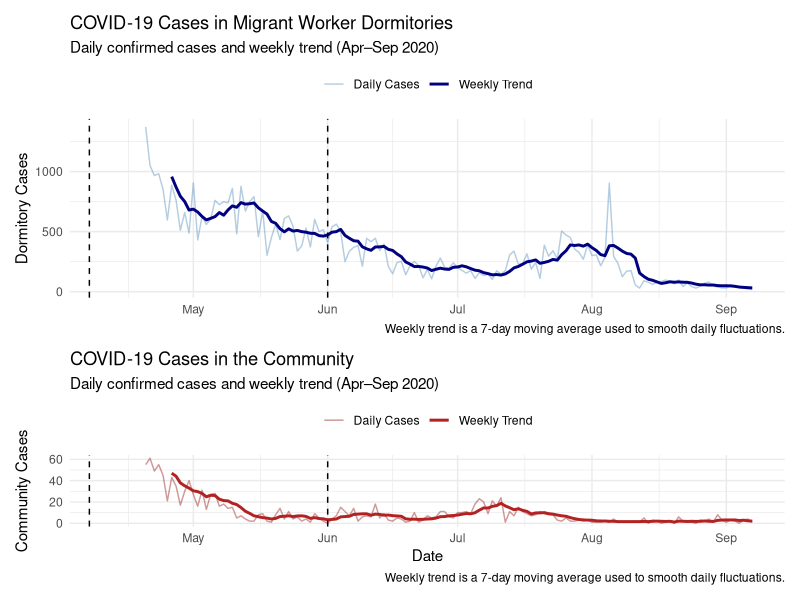
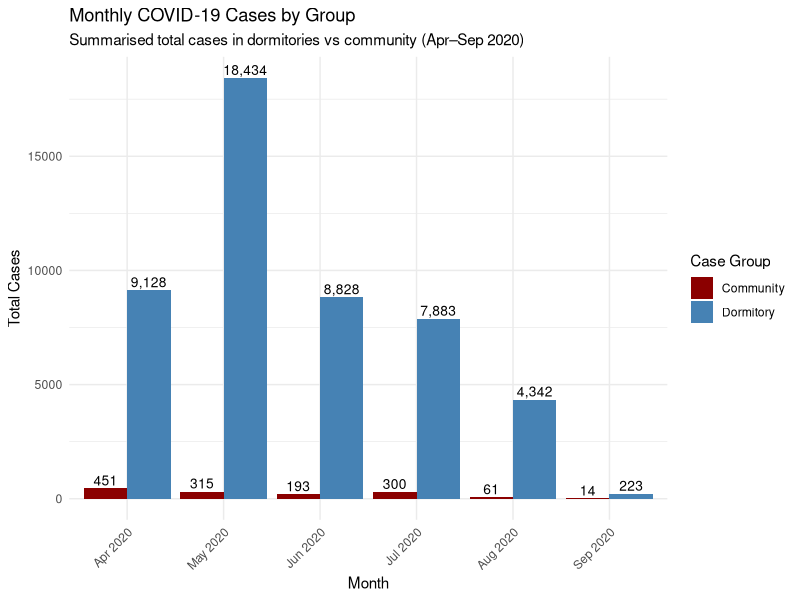
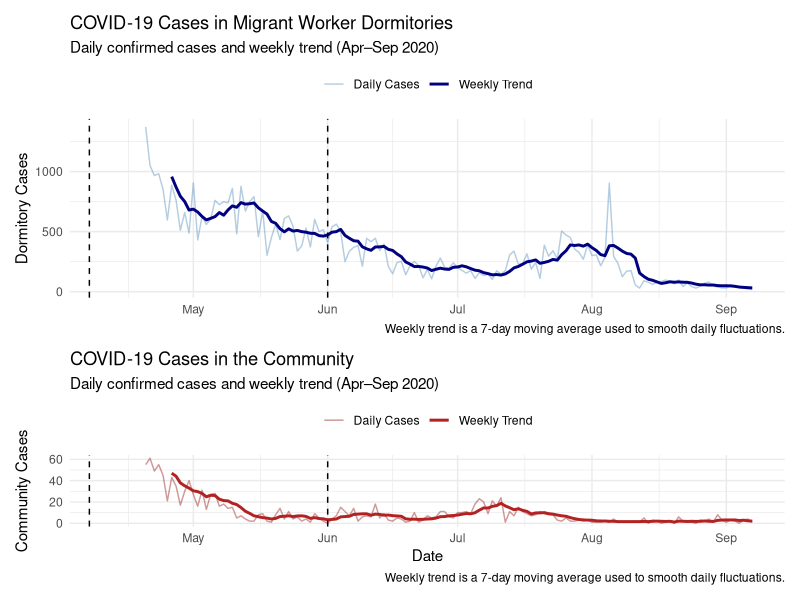
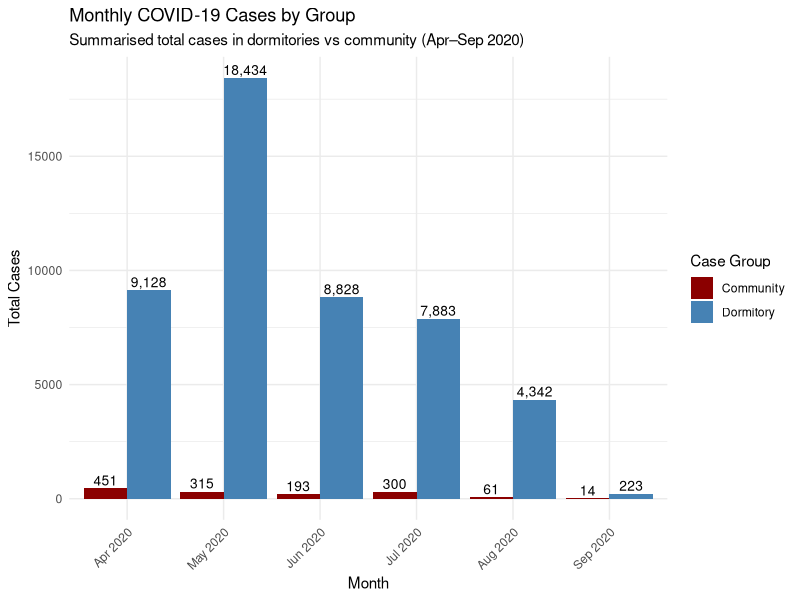

Write the R code that produced these figures, in order.
## ---- chunk 1
# Load necessary libraries
library(tidyverse)
library(lubridate)
## ---- chunk 2
# Load the dataset
covid_data <- read_csv("covid19_sg.csv")
covid_data

# Count total number of NA values before cleaning
total_na_before <- sum(is.na(covid_data))
print(paste("Total NA values before cleaning:", as.numeric(total_na_before)))

## ---- chunk 3

# Clean dataset: replace NA in numeric columns with 0
covid_data <- covid_data %>%
  mutate(
    'Perc population completed at least one dose' = as.numeric(`Perc population completed at least one dose`),
    'Perc population completed vaccination' = as.numeric(`Perc population completed vaccination`),
    'Perc population taken booster shots' = as.numeric(`Perc population taken booster shots`),
  )

# Clean dataset: replace NA in numeric columns with 0
covid_clean <- covid_data %>%
  mutate(across(where(is.numeric), ~replace_na(., 0)))

# Count total number of 0s in numeric columns after cleaning
total_zeros_after <- covid_clean %>%
  select(where(is.numeric)) %>%
  summarise_all(~sum(. == 0)) %>%
  unlist() %>%
  sum()

print(paste("Total 0 values after cleaning:", as.numeric(total_zeros_after)))

## ---- chunk 4


library(patchwork)
library(zoo)

# Filter data for focus period
covid_focus <- covid_clean %>%
  filter(Date >= as.Date("2020-04-20") & Date <= as.Date("2020-09-07")) %>%
  select(Date,
         Dormitory = `Local cases residing in dorms MOH report`,
         Community = `Local cases not residing in doms MOH report`) %>%
  mutate(
    Dormitory_MA = rollmean(Dormitory, k = 7, fill = NA, align = "right"),
    Community_MA = rollmean(Community, k = 7, fill = NA, align = "right")
  )

# Plot 1: Dormitory Cases
p1 <- ggplot(covid_focus, aes(x = Date)) +
  geom_line(aes(y = Dormitory, color = "Daily Cases"), alpha = 0.4) +
  geom_line(aes(y = Dormitory_MA, color = "Weekly Trend"), size = 1) +
  geom_vline(xintercept = as.Date("2020-04-07"), linetype = "dashed", color = "black") +
  geom_vline(xintercept = as.Date("2020-06-01"), linetype = "dashed", color = "black") +
  annotate("text", x = as.Date("2020-04-10"), y = max(covid_focus$Dormitory, na.rm = TRUE),
           label = "Start of Circuit Breaker", hjust = 0, vjust = -1.2, size = 3) +
  annotate("text", x = as.Date("2020-06-04"), y = max(covid_focus$Dormitory, na.rm = TRUE),
           label = "End of Circuit Breaker", hjust = 0, vjust = -1.2, size = 3) +
  scale_color_manual(values = c("Daily Cases" = "steelblue", "Weekly Trend" = "navy")) +
  labs(
    title = "COVID-19 Cases in Migrant Worker Dormitories",
    subtitle = "Daily confirmed cases and weekly trend (Apr–Sep 2020)",
    caption = "Weekly trend is a 7-day moving average used to smooth daily fluctuations.",
    y = "Dormitory Cases", x = NULL, color = NULL
  ) +
  theme_minimal() +
  theme(legend.position = "top")

# Plot 2: Community Cases
p2 <- ggplot(covid_focus, aes(x = Date)) +
  geom_line(aes(y = Community, color = "Daily Cases"), alpha = 0.4) +
  geom_line(aes(y = Community_MA, color = "Weekly Trend"), size = 1) +
  geom_vline(xintercept = as.Date("2020-04-07"), linetype = "dashed", color = "black") +
  geom_vline(xintercept = as.Date("2020-06-01"), linetype = "dashed", color = "black") +
  annotate("text", x = as.Date("2020-04-10"), y = max(covid_focus$Community, na.rm = TRUE),
           label = "Start of Circuit Breaker", hjust = 0, vjust = -1.2, size = 3) +
  annotate("text", x = as.Date("2020-06-04"), y = max(covid_focus$Community, na.rm = TRUE),
           label = "End of Circuit Breaker", hjust = 0, vjust = -1.2, size = 3) +
  scale_color_manual(values = c("Daily Cases" = "darkred", "Weekly Trend" = "firebrick")) +
  labs(
    title = "COVID-19 Cases in the Community",
    subtitle = "Daily confirmed cases and weekly trend (Apr–Sep 2020)",
    caption = "Weekly trend is a 7-day moving average used to smooth daily fluctuations.",
    y = "Community Cases", x = "Date", color = NULL
  ) +
  theme_minimal() +
  theme(legend.position = "top")

# Combine both plots
final_plot <- p1 / p2 + plot_layout(heights = c(3, 1.2))

# Save and show
ggsave("covid_cases_final_with_caption.png", final_plot, width = 12, height = 9)
final_plot





## ---- chunk 5

library(scales)

# Prepare monthly summary
monthly_cases <- covid_clean %>%
  filter(Date >= as.Date("2020-04-20") & Date <= as.Date("2020-09-07")) %>%
  mutate(Month = floor_date(Date, "month")) %>%
  group_by(Month) %>%
  summarise(
    Dormitory = sum(`Local cases residing in dorms MOH report`, na.rm = TRUE),
    Community = sum(`Local cases not residing in doms MOH report`, na.rm = TRUE)
  ) %>%
  pivot_longer(cols = c(Dormitory, Community), names_to = "Group", values_to = "Cases") %>%
  mutate(Month = factor(format(Month, "%b %Y"), levels = format(seq.Date(as.Date("2020-04-01"), as.Date("2020-09-01"), by = "month"), "%b %Y")))

# Plot
monthly_bar <- ggplot(monthly_cases, aes(x = Month, y = Cases, fill = Group)) +
  geom_col(position = position_dodge(width = 0.9)) +
  geom_text(
    aes(label = comma(Cases)),
    position = position_dodge(width = 0.9),
    vjust = -0.3,
    size = 3.5
  ) +
  scale_fill_manual(values = c("Dormitory" = "steelblue", "Community" = "darkred")) +
  labs(
    title = "Monthly COVID-19 Cases by Group",
    subtitle = "Summarised total cases in dormitories vs community (Apr–Sep 2020)",
    x = "Month", y = "Total Cases", fill = "Case Group"
  ) +
  theme_minimal() +
  theme(axis.text.x = element_text(angle = 45, hjust = 1))

# Save and view
ggsave("monthly_covid_cases_grouped.png", monthly_bar, width = 10, height = 6)
monthly_bar

